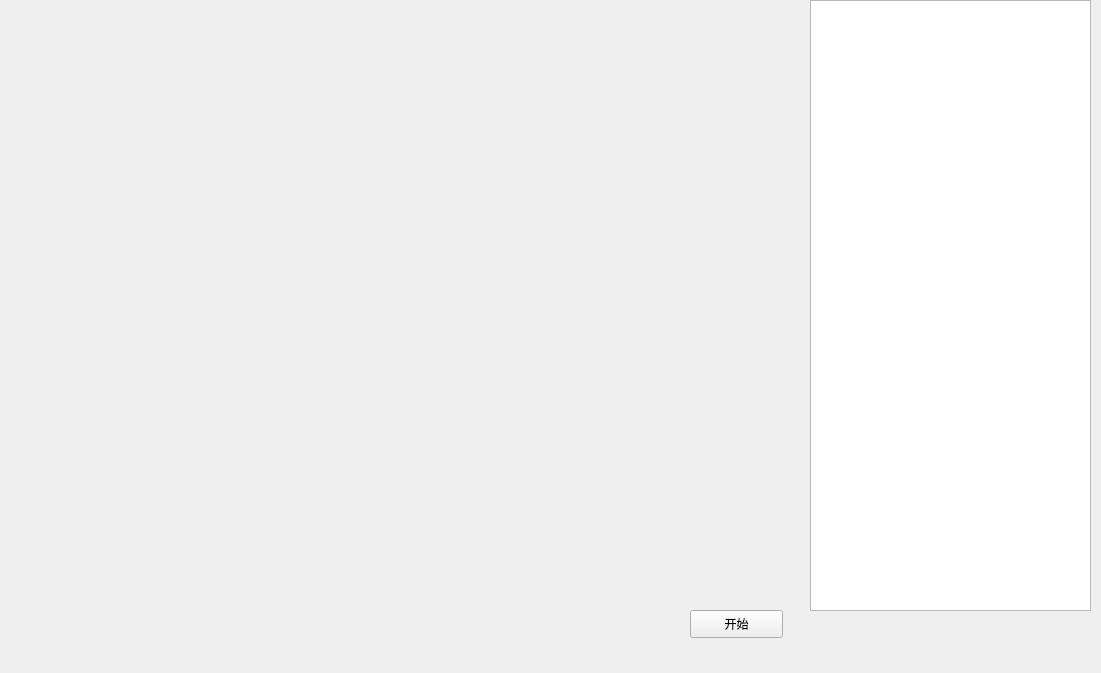
<?xml version="1.0" encoding="UTF-8"?>
<ui version="4.0">
 <class>MainWindow</class>
 <widget class="QMainWindow" name="MainWindow">
  <property name="geometry">
   <rect>
    <x>0</x>
    <y>0</y>
    <width>1101</width>
    <height>673</height>
   </rect>
  </property>
  <property name="windowTitle">
   <string>MainWindow</string>
  </property>
  <widget class="QWidget" name="centralWidget">
   <widget class="QLabel" name="video">
    <property name="geometry">
     <rect>
      <x>20</x>
      <y>10</y>
      <width>771</width>
      <height>581</height>
     </rect>
    </property>
    <property name="text">
     <string/>
    </property>
   </widget>
   <widget class="QPushButton" name="pb_control">
    <property name="geometry">
     <rect>
      <x>690</x>
      <y>610</y>
      <width>93</width>
      <height>28</height>
     </rect>
    </property>
    <property name="text">
     <string>开始</string>
    </property>
   </widget>
   <widget class="QListWidget" name="lw_info">
    <property name="geometry">
     <rect>
      <x>810</x>
      <y>0</y>
      <width>281</width>
      <height>611</height>
     </rect>
    </property>
   </widget>
  </widget>
  <widget class="QMenuBar" name="menuBar">
   <property name="geometry">
    <rect>
     <x>0</x>
     <y>0</y>
     <width>1101</width>
     <height>26</height>
    </rect>
   </property>
  </widget>
 </widget>
 <layoutdefault spacing="6" margin="11"/>
 <resources/>
 <connections/>
</ui>
